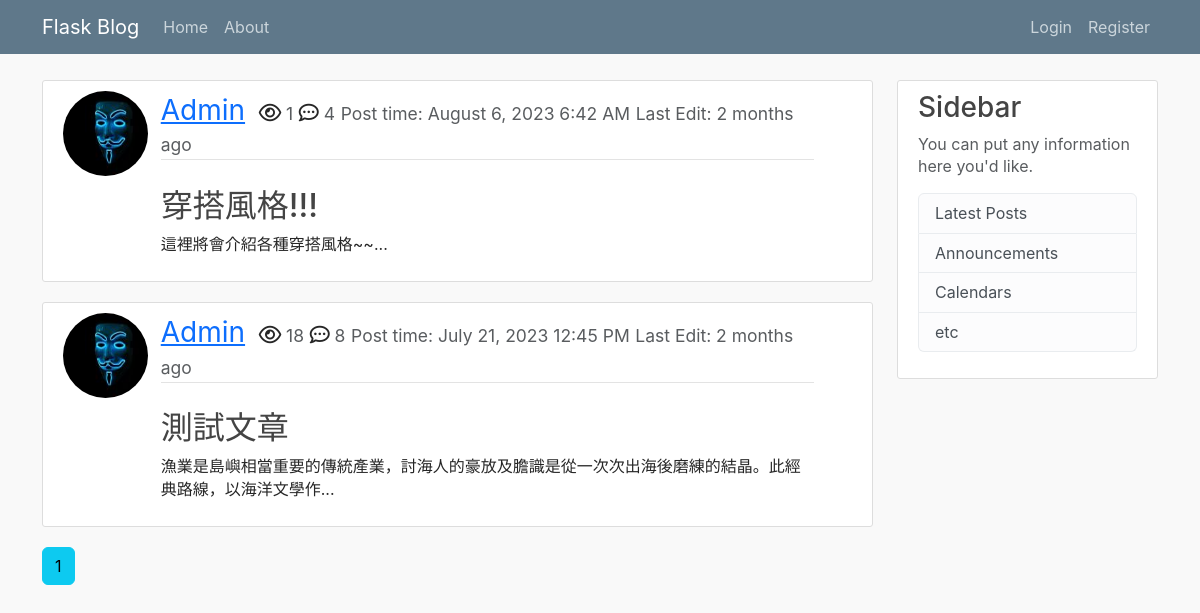
Page /home on the earlier database version.
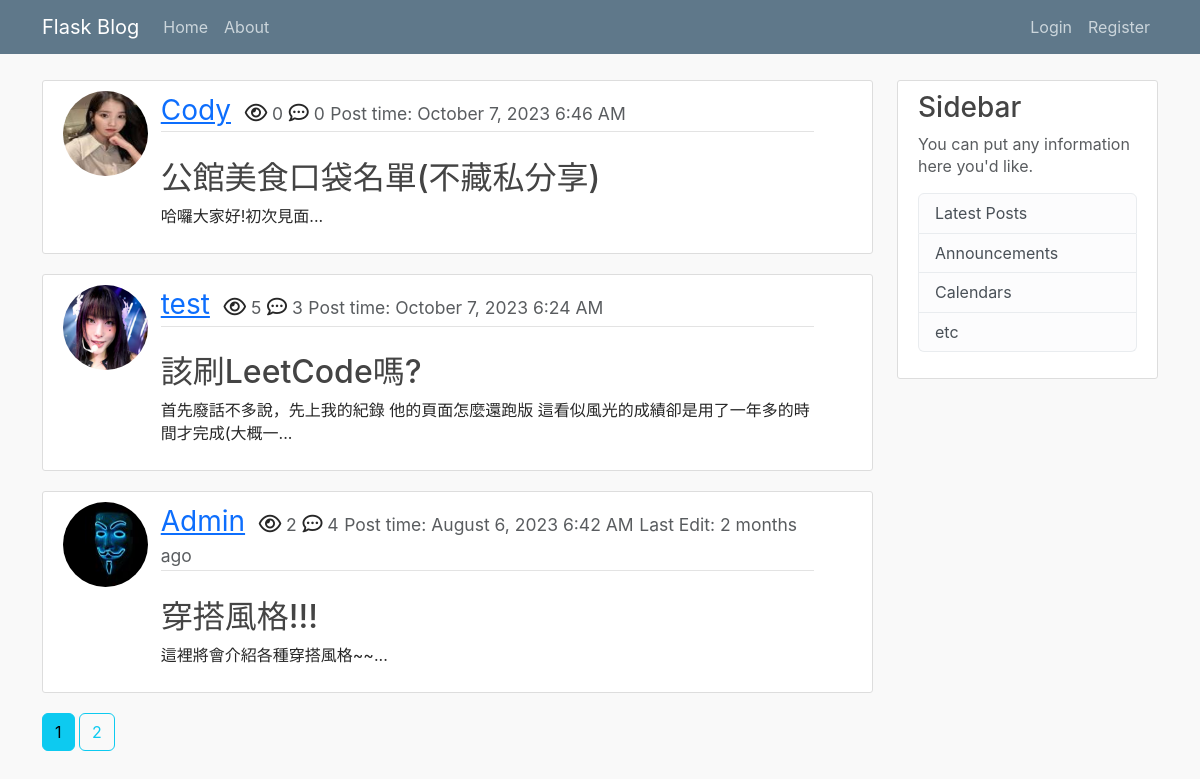
Same page on the later database version.
### flask_blog/models.py (models this page shows, shortened)
class Post(db.Model):
    __tablename__ = 'post'
    id = db.Column(db.Integer, primary_key=True)
    title = db.Column(db.String(100), nullable=False)
    date_posted = db.Column(db.DateTime, nullable=False, default=datetime.utcnow)
    date_edited = db.Column(db.DateTime) # 這裡應該改成可空且預設為None
    view = db.Column(db.Integer, nullable=False, default=0)
    content = db.Column(db.Text, nullable=False)
    user_id = db.Column(db.Integer, db.ForeignKey('user.id', ondelete='CASCADE'), nullable=False)
    comments = db.relationship('Comment', backref='post', lazy=True, cascade='all, delete')
    category = db.Column(db.String(100), nullable=False)

class User(db.Model, UserMixin):
    __tablename__ = 'user'
    id = db.Column(db.Integer, primary_key=True)
    username = db.Column(db.String(20), unique=True, nullable=False)
    email = db.Column(db.String(120), unique=True, nullable=False)
    image_file = db.Column(db.String(20), unique=False, nullable=False, default='default.jpg')
    password = db.Column(db.String(60), nullable=False)
    posts = db.relationship('Post', backref='author', lazy=True, cascade='all, delete') # lazy="select"
    comments = db.relationship('Comment', backref='user', lazy=True, cascade='all, delete')
    likes = db.relationship('Like', backref='user', lazy=True, cascade='all, delete')

### flask_blog/main/routes.py (the view)
@main.route('/')
@main.route('/home')
def home():
    page = request.args.get('page', 1, type=int) # 製造一個optional的參數:頁數， 1是預設值， 並且只接受int
    category = request.args.get('category', None) #如果沒有指定要哪個category，則顯示全部貼文
    if not category:
        posts = Post.query.order_by(Post.date_posted.desc()).paginate(page=page, per_page=3)
    elif category in {'Travel', 'Food', 'Style'}:
        print(f'yes the category is: {category}')
        posts = Post.query.filter_by(category=category).order_by(Post.date_posted.desc()).paginate(page=page, per_page=2)
    else:
        abort(404)
    return render_template('home.html', title = 'Home', posts=posts)

### flask_blog/templates/home.html
{% extends 'layout.html' %}
{% block content %}
    {% if posts.items %}
    {% for post in posts.items %}
      <article class="media content-section">
        <div class="row">
          <div class="col-1">
            <img class="rounded-circle article-img" src="{{ url_for('static', filename='profile_pics/' + post.author.image_file) }}">
          </div>
          <div class="media-body col-10">
            <div class="article-metadata">
              <a class="user-name" href="{{ url_for('users.user_posts', username=post.author.username ) }}">{{ post.author.username }}</a>
              <i class="far fa-eye icon-class"></i><small class='text-muted'> {{ post.view }}</small>
              <i class='far fa-comment-dots icon-class'></i><small class='text-muted'> {{ post.comments|length }}</small>
              <small class='text-muted'>Post time: {{ moment(post.date_posted).format('LLL') }}</small>
              {% if post.date_edited %}
                <small class= 'text-muted'>Last Edit: {{ moment(post.date_edited).fromNow(refresh=True) }}</small>
              {% endif %}
            </div>
            <br>
            <div>
              <h2><a class="article-title" href="{{ url_for('posts.post', post_id=post.id) }}">{{ post.title }}</a></h2>
              <p class="article-content">{{ (post.content|striptags)[:50] }}...</p>
            </div>
          </div>
        </div>
      </article>
    {% endfor %}
    {% else %}
    <h1>No Posts</h1>
    {% endif %}
    {% for page_num in posts.iter_pages(left_edge=1, right_edge=1, left_current=1, right_current=2) %}
      {% if page_num %}
        {% if posts.page == page_num %}
          <a href="{{ url_for('main.home', page=page_num) }}" class="btn btn-info mb-4">{{ page_num }}</a>
        {% else %}
          <a href="{{ url_for('main.home', page=page_num) }}" class="btn btn-outline-info mb-4">{{ page_num }}</a>
        {% endif %}
      {% else %}
        ...
      {% endif %}
    {% endfor %}
{% endblock content %}

### flask_blog/templates/layout.html (shortened to what this page needs)
<!DOCTYPE html>
<html lang="en">
<head>
    <link href="https://cdn.jsdelivr.net/npm/bootstrap@5.3.0/dist/css/bootstrap.min.css" rel="stylesheet">
    <link rel = 'stylesheet' type="text/css" href="{{ url_for('static', filename='main.css') }}">
</head>
<body>
    <header class="site-header">
        <nav class="navbar navbar-expand-md navbar-dark bg-steel fixed-top">
          <div class="container">
            <a class="navbar-brand mr-4" href="{{ url_for('main.home') }}">Flask Blog</a>
            <div class="collapse navbar-collapse" id="navbarToggle">
              <div class="navbar-nav mr-auto">
                <a class="nav-item nav-link" href="{{ url_for('main.home') }}">Home</a>
                <a class="nav-item nav-link" href="{{ url_for('main.about') }}">About</a>
              </div>
              <div class="navbar-nav">
                {% if current_user.is_authenticated %}
                  <a class="nav-item nav-link" href="{{ url_for('posts.new_post') }}">New Post</a>
                  <a class="nav-item nav-link" href="{{ url_for('users.account') }}">Account</a>
                  <a class="nav-item nav-link" href="{{ url_for('users.logout') }}">Logout</a>
                {% else %}
                  <a class="nav-item nav-link" href="{{ url_for('users.login') }}">Login</a>
                  <a class="nav-item nav-link" href="{{ url_for('users.register') }}">Register</a>
                {% endif %}
              </div>
            </div>
          </div>
        </nav>
    </header>
    <main role="main" class="container">
        <div class="row">
          <div class="col-9">
            {% block content %}{% endblock content%}
          </div>
          <div class="col-3">
            <div class="content-section">
              <h3>Sidebar</h3>
              <p class='text-muted'>You can put any information here you'd like.
                <ul class="list-group">
                  <li class="list-group-item list-group-item-light">Latest Posts</li>
                  <li class="list-group-item list-group-item-light">Announcements</li>
                  <li class="list-group-item list-group-item-light">Calendars</li>
                  <li class="list-group-item list-group-item-light">etc</li>
                </ul>
              </p>
            </div>
          </div>
        </div>
    </main>
  </body>
</html>

### flask_blog/static/main.css (style rules this page uses)
body { background: #fafafa; color: #333333; margin-top: 5rem; }
h1, h2, h3, h4, h5, h6 { color: #444444; }
.bg-steel { background-color: #5f788a; }
.site-header .navbar-nav .nav-link { color: #cbd5db; }
.icon-class { font-size: 20px; }
.content-section { background: #ffffff; padding: 10px 20px; border: 1px solid #dddddd; border-radius: 3px; margin-bottom: 20px; }
.article-title { color: #444444; }
.article-content { white-space: pre-line; }
.article-img { height: 85px; width: 85px; margin-right: 16px; }
.media-body { margin-left: 30px; }
.article-metadata { position: relative; padding-bottom: 1px; margin-bottom: 4px; border-bottom: 1px solid #e3e3e3; font-size: 20px; }
.article-metadata .user-name { font-size: 28px; margin-right: 8px; }
.navbar-collapse { display: flex; justify-content: space-between; }
.article-title { text-decoration: none; }
.text-muted, a.text-muted:hover, a.text-muted:focus { color: #acacac; }
* { box-sizing: border-box; }
body { font-family: -apple-system, BlinkMacSystemFont, "Segoe UI", Roboto, Helvetica, Arial, sans-serif, "Apple Color Emoji", "Segoe UI Emoji", "Segoe UI Symbol"; line-height: 1.4; color: rgba(0, 0, 0, 0.85); background-color: #f9f9f9; }

Differences in the rows shown:
no longer on this page (row edited): Post: image_file (picture), author.username "Admin", view "18", comments|length "8", date_posted "July 21, 2023 12:45 PM", date_edited "2 months ago", title "測試文章", content "漁業是島嶼相當重要的傳統產業，討海人的豪放及膽識是從一次次出海後磨練的結晶。此經典路線，以海洋文學作"
added Post: image_file (picture), author.username "Cody", view "0", comments|length "0", date_posted "October 7, 2023 6:46 AM", title "公館美食口袋名單(不藏私分享)", content "哈囉大家好!初次見面"
added Post: image_file (picture), author.username "test", view "5", comments|length "3", date_posted "October 7, 2023 6:24 AM", title "該刷LeetCode嗎?", content "首先廢話不多說，先上我的紀錄 他的頁面怎麼還跑版 這看似風光的成績卻是用了一年多的時間才完成(大概一"
changed Post "穿搭風格!!!": view "1" → "2"
Other differences:
new list line: "2"
